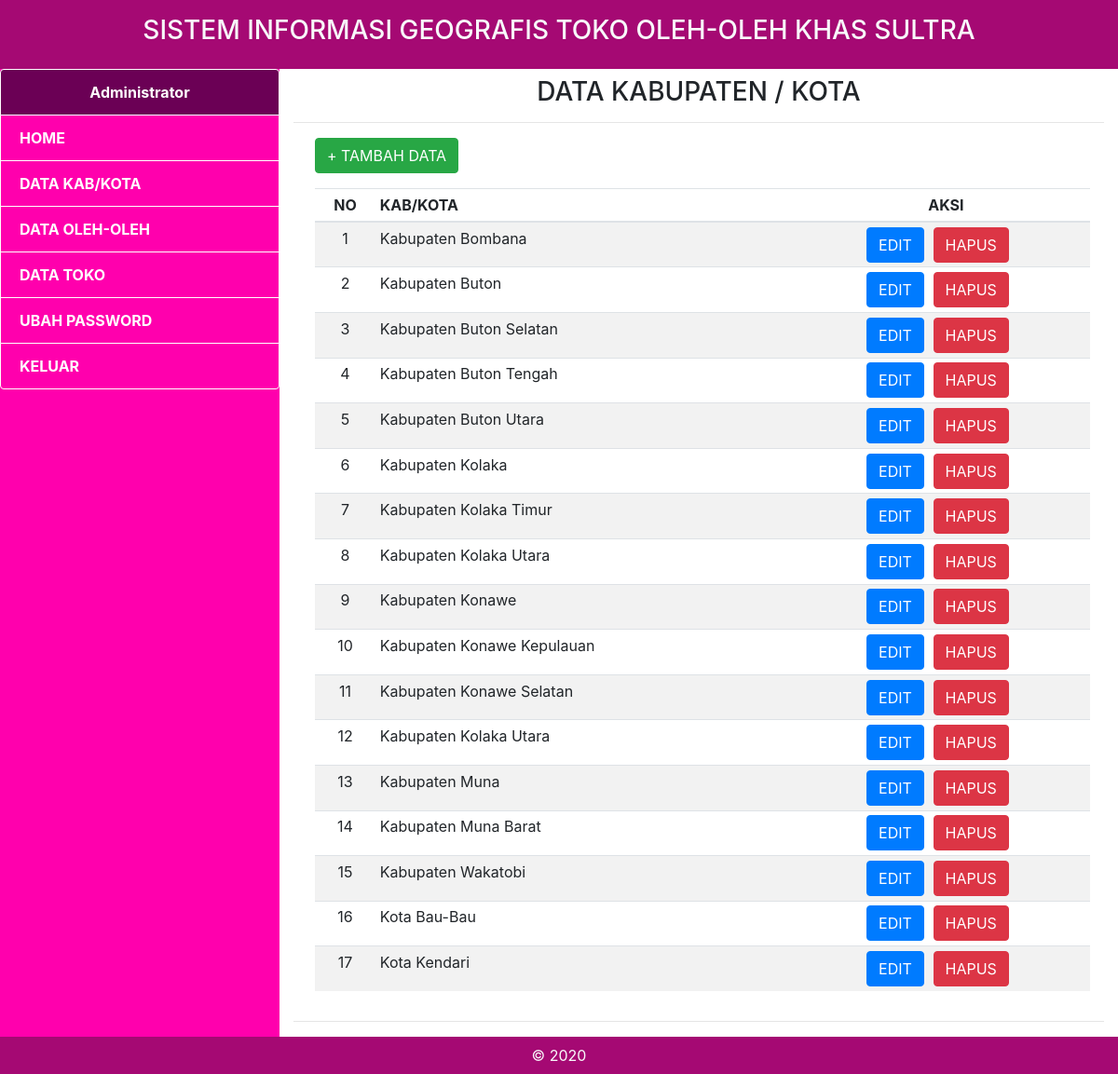
Screenshot of /admin/kab-kota.php (signed in) with the database file from the repository.
### tables this page shows
CREATE TABLE `kab_kota` (
  `id_kab_kota` int(11) NOT NULL,
  `nama_kab_kota` varchar(50) NOT NULL
);

### admin/kab-kota.php (the view, shortened to what this page needs)
<?php
	include 'header.php';
	include "../config/koneksi.php";
	?>
<?php
	function tampil($koneksi) {
		$query = mysqli_query($koneksi, "SELECT * FROM kab_kota");
	?>
		<h3 class="text-center">DATA KABUPATEN / KOTA</h3>
		<hr>
		<div class="container">
			<div class="row mx-auto pl-2">
				<div class="table-responsive">
					<a href="kab-kota.php?aksi=tambah" class="btn btn-success mb-3">+ TAMBAH DATA</a>
					<table class="table w-100 table-striped table-sm table-hover">
						<thead>
						   	<tr>
						      	<th scope="col" class="text-center">NO</th>
						      	<th scope="col">KAB/KOTA</th>
						      	<th scope="col" class="text-center" colspan="2">AKSI</th>
						    </tr>
						</thead>
						<tbody>
				<?php
				    $no = 1;
				    while ($d = mysqli_fetch_array($query)) {
				        $id = $d['id_kab_kota'];
				        $nama = $d['nama_kab_kota'];
				?>
				           	<tr>
					            <td class="text-center"><?php echo $no++; ?></td>
					            <td><?php echo $nama; ?></td>
					            <td class="text-right">
					            	<a href="kab-kota.php?aksi=edit&id=<?php echo $id; ?>&nama=<?php echo $nama; ?>" class="btn btn-primary">EDIT</a>
					            </td>
					            <td class="text-left">
					            	<a href="kab-kota.php?aksi=hapus&id=<?php echo $id ?>" class="btn btn-danger" onclick="alert('Yakin Hapus??')">HAPUS</a>
					            </td>
					        </tr>
				<?php
				    }
				?>
				        </tbody>
					</table>
				</div>
			</div>
		</div>
		<hr>
<?php
	}
		?>
	<?php
	if(isset($_GET['aksi'])) {
		switch($_GET['aksi']) {
			case 'tambah':
				tambah($koneksi);
				break;
			case 'tampil':
				tampil($koneksi);
				break;
			case 'edit':
				edit($koneksi);
				break;
			case 'hapus':
				hapus($koneksi);
				break;
			default:
				echo "<h3 class='text-center text-light bg-danger'>Aksi <i>".$_GET['aksi']."</i> tidak ada!</h3>";
				tampil($koneksi);
		}
	}
	else {
		tampil($koneksi);
	}
	include 'footer.php';
 ?>

### admin/footer.php (shortened to what this page needs)
        </div>
        <div class="col-sm-3 p-0 clearfix" style="background: #FF00AD;">
          <div class="list-group" style="font-weight: bold; background: #FF00AD;">
            <li href="#" class="list-group-item list-group-item-action active text-center" style="background: #6b0055; color: white; border-color: white">
              <?php echo $ambil2 ?>
            </li>
            <a href="<?php echo $home; ?>" class="list-group-item list-group-item-action menu">HOME</a>
            <?php
              if($ambil2 == 'Administrator') {
                echo '<a href="kab-kota.php" class="list-group-item list-group-item-action menu">DATA KAB/KOTA</a>';
              }
             ?>
            <a href="oleh-oleh.php" class="list-group-item list-group-item-action menu">DATA OLEH-OLEH</a>
            <a href="toko.php" class="list-group-item list-group-item-action menu">DATA TOKO</a>
            <a href="ubah-pass.php" class="list-group-item list-group-item-action menu">UBAH PASSWORD</a>
            <a href="../config/keluar.php" class="list-group-item list-group-item-action menu">KELUAR</a>
          </div>
        </div>
</div>
      </div>
      <div class="row text-light text-center p-2" style="background: #A50973">
        <div class="col-sm">
          &copy; 2020
        </div>
      </div>
    </div>
  </body>
</html>

### admin/header.php (style rules this page uses)
.menu { background: #FF00AD; color: white; border: 1px solid white; }

### rows the page displays
kab_kota: nama_kab_kota "Kabupaten Bombana"
kab_kota: nama_kab_kota "Kabupaten Buton"
kab_kota: nama_kab_kota "Kabupaten Buton Selatan"
kab_kota: nama_kab_kota "Kabupaten Buton Tengah"
kab_kota: nama_kab_kota "Kabupaten Buton Utara"
kab_kota: nama_kab_kota "Kabupaten Kolaka"
kab_kota: nama_kab_kota "Kabupaten Kolaka Timur"
kab_kota: nama_kab_kota "Kabupaten Kolaka Utara"
kab_kota: nama_kab_kota "Kabupaten Konawe"
kab_kota: nama_kab_kota "Kabupaten Konawe Kepulauan"
kab_kota: nama_kab_kota "Kabupaten Konawe Selatan"
kab_kota: nama_kab_kota "Kabupaten Kolaka Utara"
kab_kota: nama_kab_kota "Kabupaten Muna"
kab_kota: nama_kab_kota "Kabupaten Muna Barat"
kab_kota: nama_kab_kota "Kabupaten Wakatobi"
kab_kota: nama_kab_kota "Kota Bau-Bau"
kab_kota: nama_kab_kota "Kota Kendari"

### other values shown
$ambil2 "Administrator"
